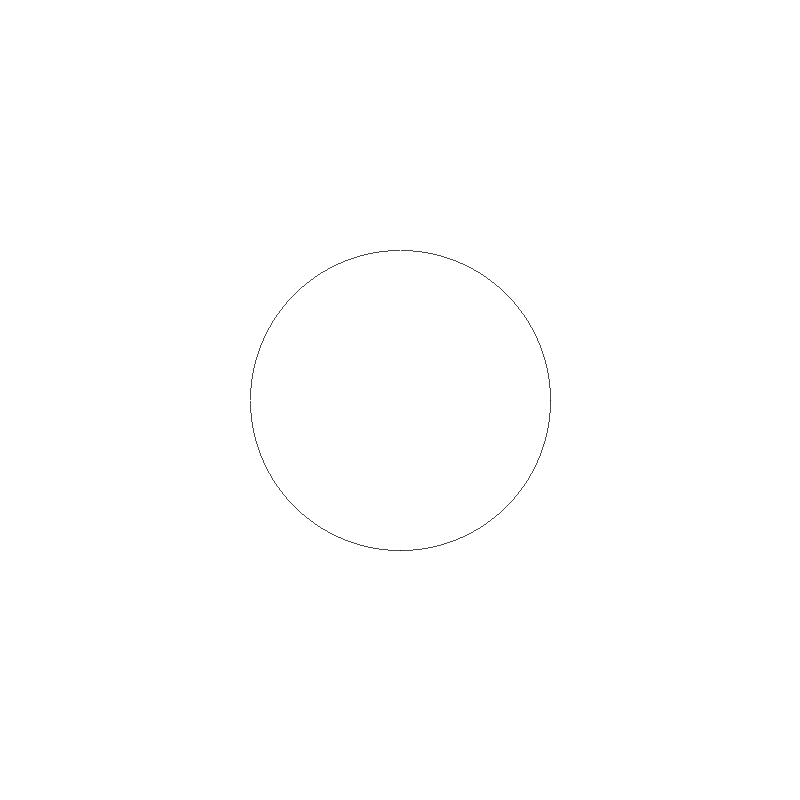
Frame 1 (no input)
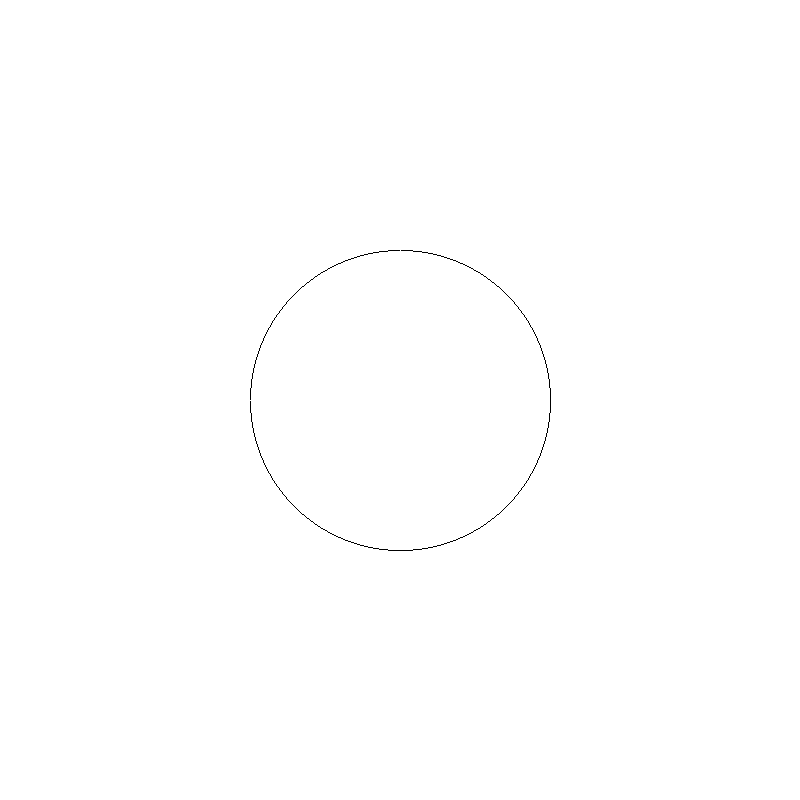
Frame 60 (the mouse pressed at the canvas centre just before this capture)
Frame 120 (the mouse held since frame 60 and released just before this capture): identical to frame 60, image omitted

The Processing sketch that drew these frames (run headless with seeded random() and noise(); from frame 60 on, the mouse is pressed at the canvas centre):

// Processing sketch: midpointcircle
// ── midpointcircle.pde
void setup()
{
size(800,800);
background(255);
}
Mld mld=new Mld();
void draw()
{
mld.mldg();
}
public class Mld
{
Mld(){};
void mldg()
{
int x_centre=400;int y_centre=400;
int r=150;
int x = r, y = 0;
point((x + x_centre),(y + y_centre));
if (r > 0) {
point((x + x_centre) ,(-y + y_centre));
point((y + x_centre),(x + y_centre));
point((-y + x_centre),(x + y_centre));
}
int P = 1 - r;
while (x > y) {
y++;
if (P <= 0)
P = P + 2 * y + 1;
else {
x--;
P = P + 2 * y - 2 * x + 1;
}
if (x < y)
break;
point((x + x_centre),(y + y_centre));
point((-x + x_centre),(y + y_centre));
point((x + x_centre),(-y + y_centre));
point((-x + x_centre),(-y + y_centre));
if (x != y) {
point((y + x_centre),(x + y_centre));
point((-y + x_centre),(x + y_centre));
point((y + x_centre),(-x + y_centre));
point((-y + x_centre),(-x + y_centre));
}
}
}
}
